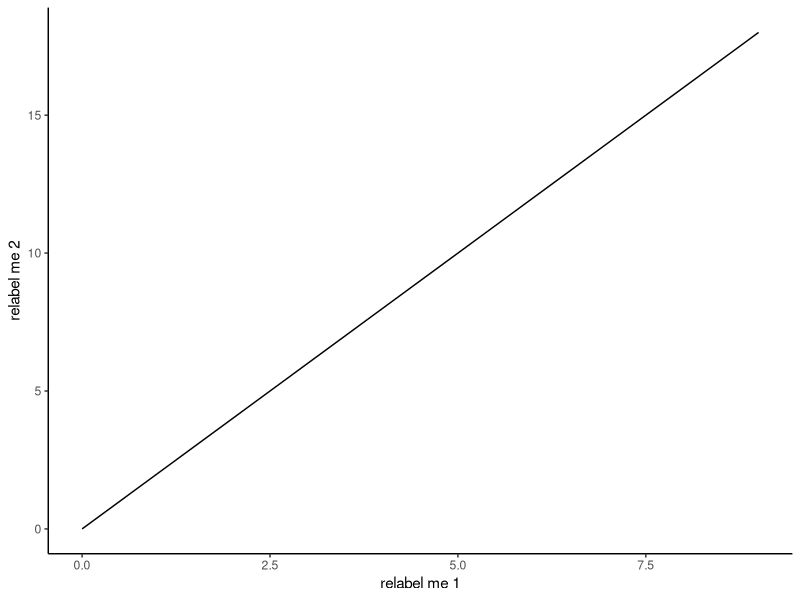
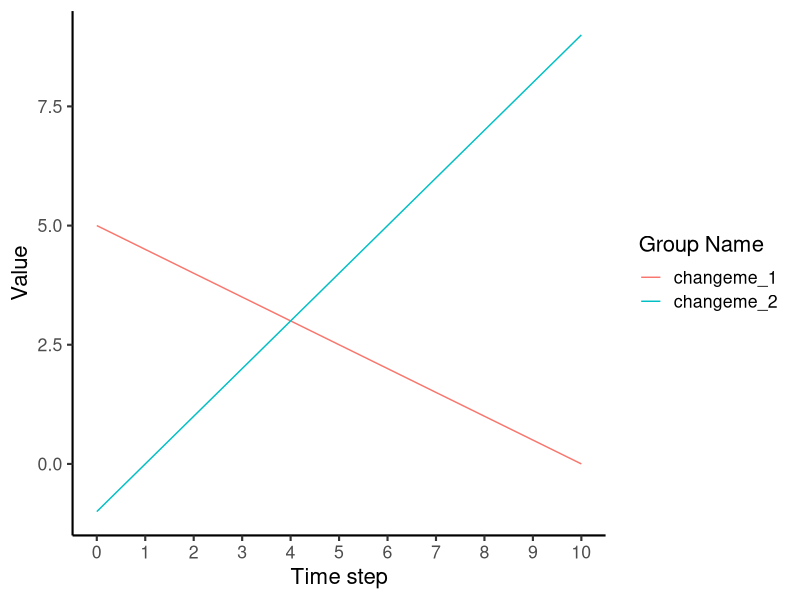
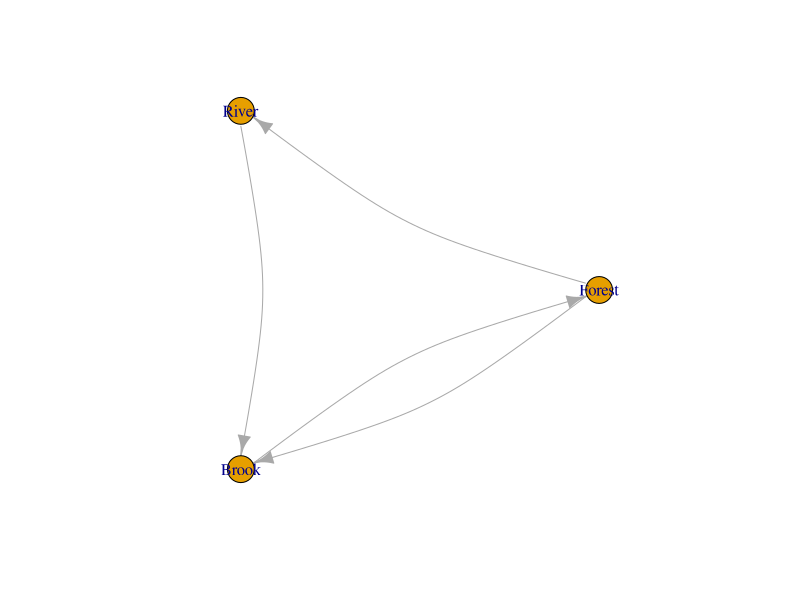
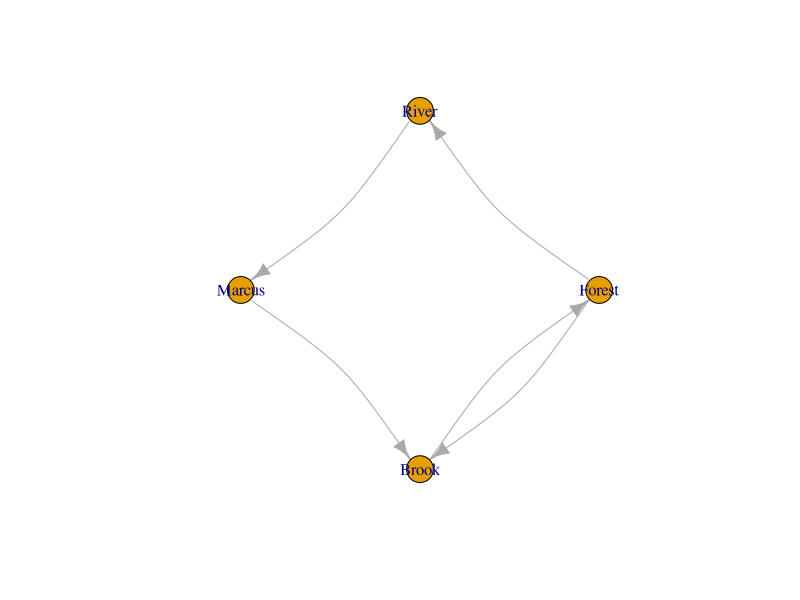
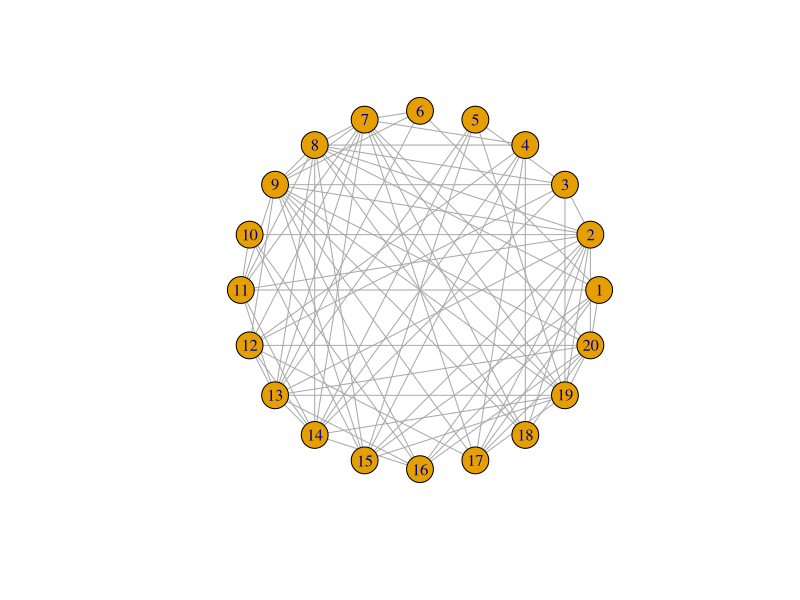
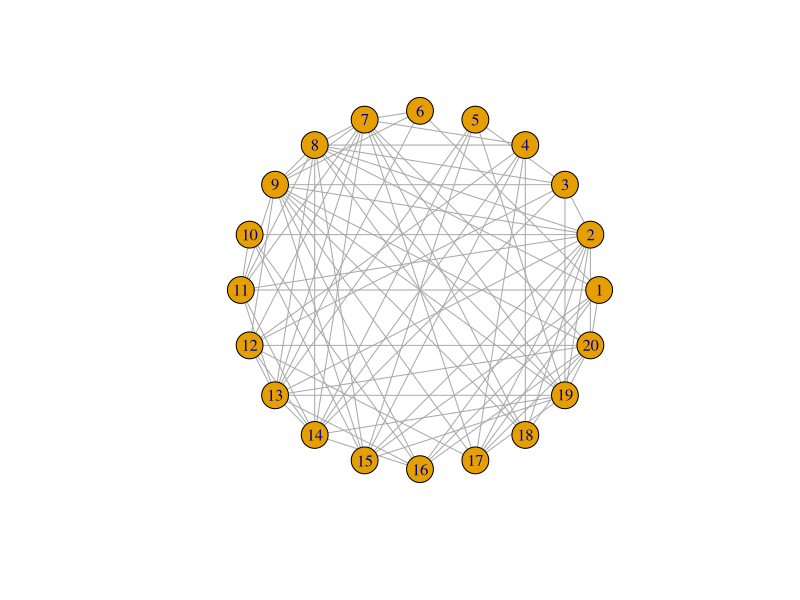
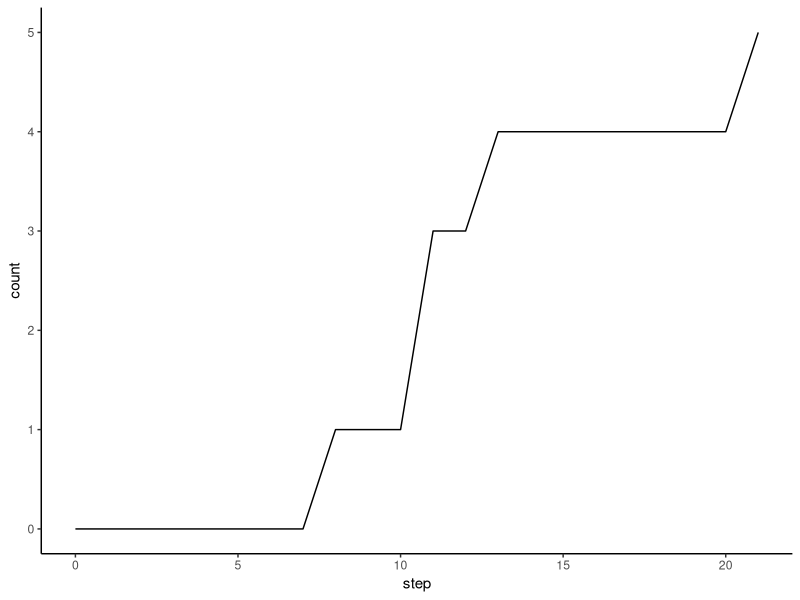

Source code (R) for these figures, in order:
## ---- chunk 1
hello_world <- function(N = 5) {
  for (ii in 1:N) {
    print(ii)
  }
  
  print("hello, world!")
}

hello_world()
## ---- chunk 2
#| echo: true
#| 
library(ggplot2)
library(tibble)

hello_world_plot <- function(n_steps = 10, start_t = 0, dt = 1, slope = -1) {

  # Local function that is only available in hello_world_plot.
  y <- function(t, a = 2) {
      a * t 
  }

  # Create time step sequence given parameters passed to this function.
  t <- seq(from=start_t, by=dt, length.out=n_steps)

  # Create fake data table (i.e., a "tibble" from the tibble library).
  fake_data <- tibble(y = y(t), t = t)

  # Plot the fake data.
  ggplot(fake_data, aes(x=t, y=y)) + 
      geom_line() + 
      xlab("relabel me 1") + 
      ylab("relabel me 2") + 
      theme_classic()
}
## ---- chunk 3
#| fig-width: 5.5
#| fig-height: 3
hello_world_plot()
## ---- chunk 4
hello_world_grouped <- function(grp_name_1 = "Hello", grp_name_2 = "World", intercept_1 = 5, slope_1 = -0.5, intercept_2 = -1, slope_2 = 1) {
  
  t_single <- rep(seq(from=0, to=10, by=1))
  t <- rep(t_single, 2)
  
  val <- c(intercept_1 + (slope_1 * t_single), 
                   intercept_2 + (slope_2 * t_single))   
  # print(length(t))
  # print(length(val))
  
  fake_data_2 <-
    tibble(
      grp = c(rep("changeme_1", 11), rep("changeme_2", 11)),
      t = t,
      val = val
    )
  ggplot(fake_data_2, aes(x=t, y=val, color=grp)) +
    geom_line() +
    scale_x_continuous(breaks = 0:10) +
    guides(color = guide_legend(title = "Group Name")) +
    xlab("Time step") +
    ylab("Value") +
    theme_classic(base_size = 16)
  # print(fake_data_2)
}
hello_world_grouped()
## ---- chunk 5
#| fig-label: fig-social-triangle
library(igraph)
socnet <- make_graph(~ Forest-+River-+Brook++Forest)
plot(socnet, layout = layout_in_circle(socnet), edge.curved=0.2)
## ---- chunk 6
#| fig-label: fig-social-triangle
library(igraph)
socnet <- make_graph(~ Forest-+River-+Marcus-+Brook++Forest)
plot(socnet, layout = layout_in_circle(socnet), edge.curved=0.2)
## ---- chunk 7
# Your code here! Copy, paste, and modify the above code block to make a social influence square with 
## ---- chunk 8
# Your code here! Copy, paste, and modify the above code block to make a social influence hexagon, including an additional dyad with bi-directional influence.
## ---- chunk 9
library(igraph)
net <- sample_gnp(n=20, p=0.5)
plot(net, layout = layout_in_circle(net))
## ---- chunk 10
library(igraph)
# net <- ???    <= Your Code Here!
plot(net, layout = layout_in_circle(net))
## ---- chunk 11
library(purrr)
library(tibble)
library(dplyr)

run_influencer_model <- function(N=5, adopt_rate = 0.2, t_max = 1000) {
  
  # Initialize influenced individuals' traits, time step, and ids.
  prev_adopted_A <- rep(FALSE, N)
  tbl_ret <- tibble(agent_id = 1:N, 
                    step = rep(0, N),
                    adopted_A = prev_adopted_A
                    )
  # Initialize fixated to be FALSE, since at t=0 no influenced agents have adopted A
  fixated <- FALSE
  t <- 1
  while (!fixated || (t > t_max)) {
    # Probabilistically update adopted_A to be TRUE with probability adopt_rate (α)
    new_adopted_A <- 
      prev_adopted_A %>%
        map_vec(\(adopted) { ifelse(adopted, TRUE, runif(1) < adopt_rate) })

    prev_adopted_A <- new_adopted_A

    # The influenced have fixated if all have adopted A
    fixated <- all(new_adopted_A)

    # print(new_adopted_A)
    # print(fixated)
    
    new_tstep <- tibble(agent_id = 1:N,
                        step = rep(t, N),
                        adopted_A = new_adopted_A)

    tbl_ret <- rbind(tbl_ret, new_tstep)
    
    t <- t + 1
  }

  return (tbl_ret)
}

# Set up and run influencer model for N = 5.
N <- 5
adopt_rate <- 0.1
tbl_out_5 <- run_influencer_model(N, adopt_rate)

# Plot counts over time using group_by and summarise functions.
count_series <- tbl_out_5 %>% group_by(step) %>% summarise(count = sum(adopted_A))
ggplot(count_series, aes(x=step, y=count)) + geom_line() + theme_classic()
